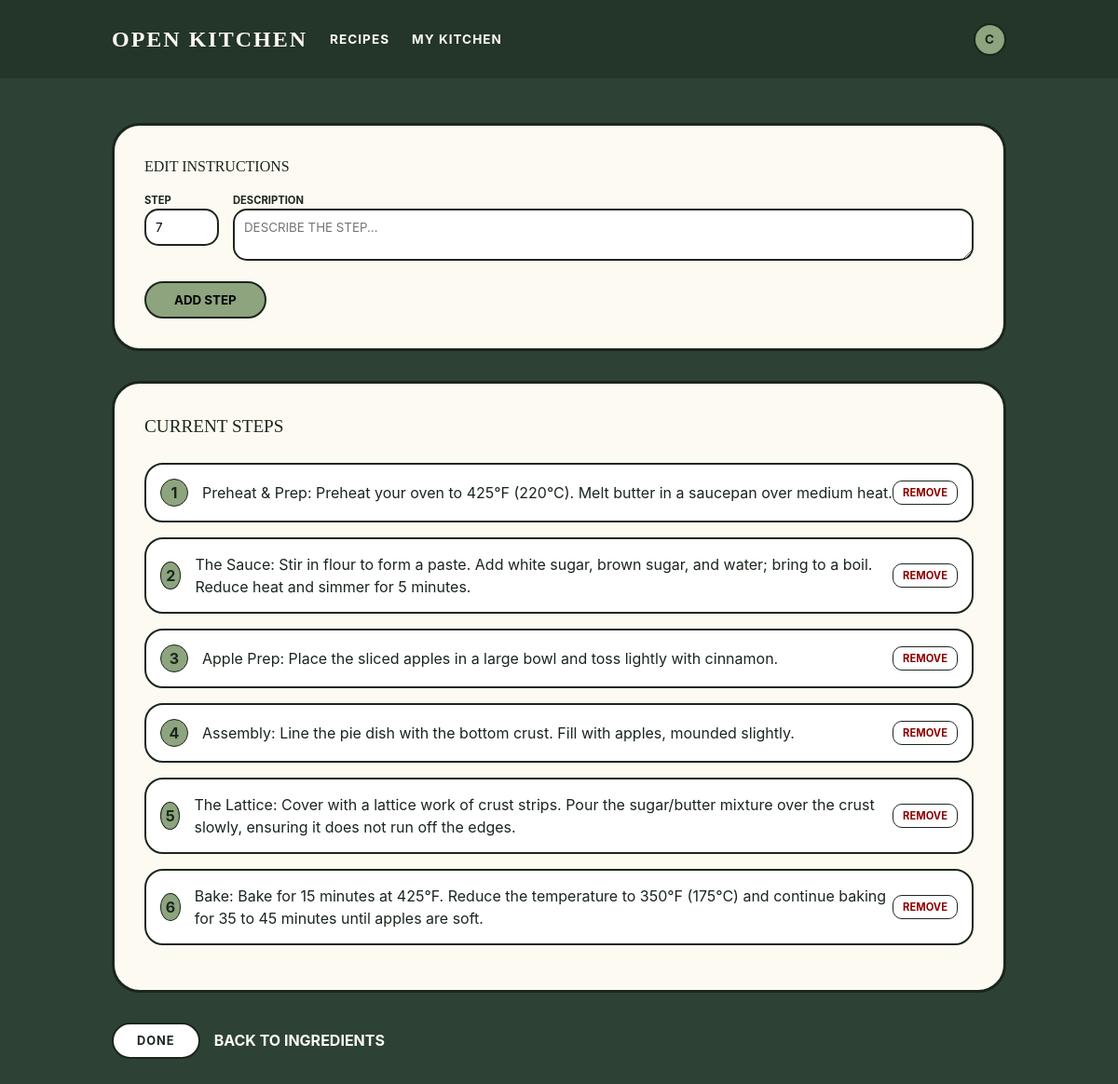
Before: /recipes/6/instructions (signed in) with the older database file.
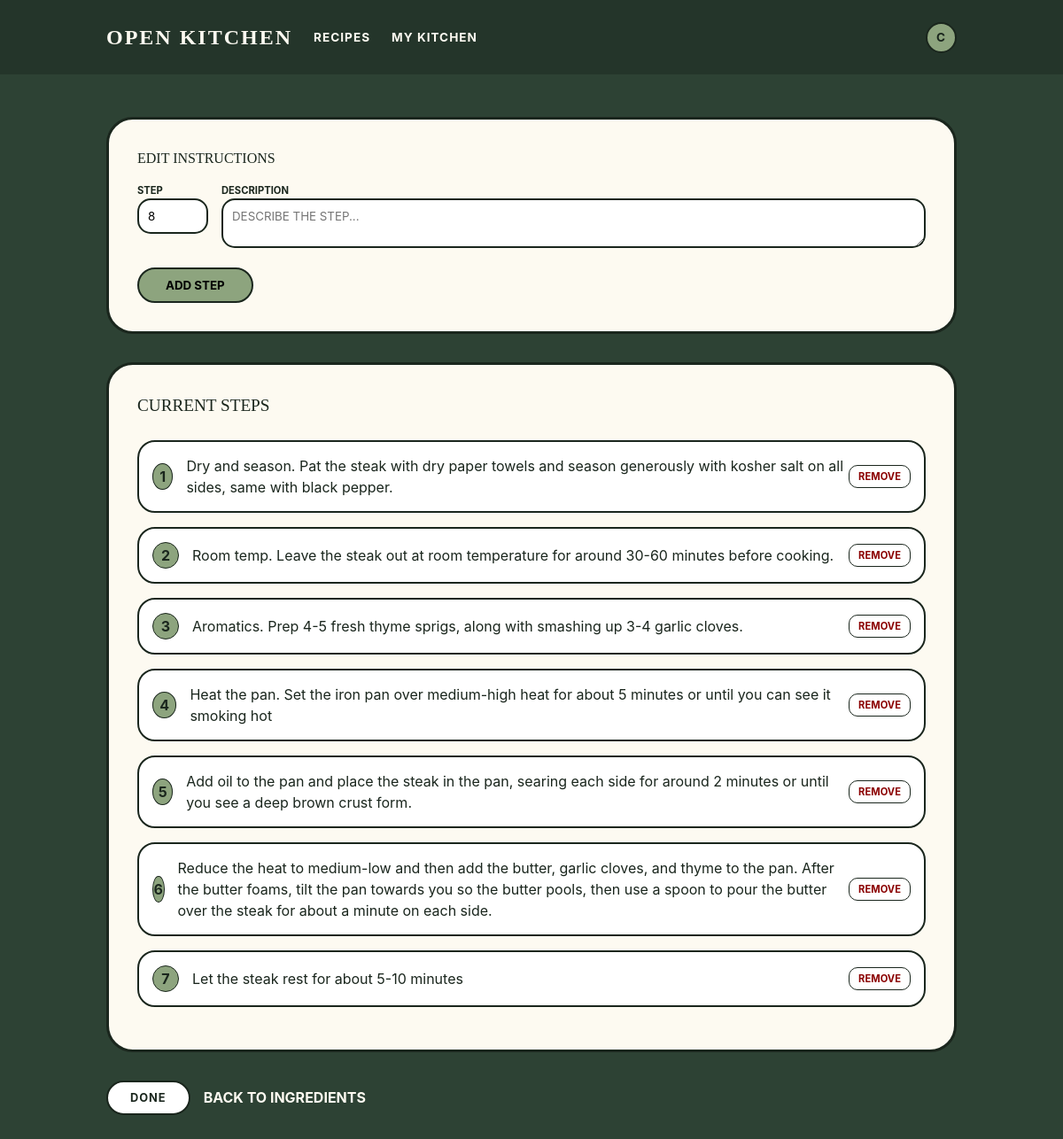
After: the same page with the newer database file.
### tables this page shows
CREATE TABLE instructions (
    id INTEGER PRIMARY KEY AUTOINCREMENT,
    recipe_id INTEGER NOT NULL,
    step_number INTEGER NOT NULL,
    content TEXT NOT NULL,
    FOREIGN KEY (recipe_id) REFERENCES recipes(id) ON DELETE CASCADE
);

### app/recipes.py (the view, shortened to what this page needs)
@bp.route('/<int:id>/instructions', methods=('GET', 'POST'))
@login_required
def edit_instructions(id):
    recipe = Recipe.get_by_id(id)
    if recipe is None or recipe['author_id'] != g.user['id']:
        flash('Recipe not found or access denied.')
        return redirect(url_for('recipes.index'))
    instructions = Instruction.get_by_recipe(id)
    return render_template('recipes/edit_instructions.html',
                         recipe=recipe,
                         instructions=instructions)

### app/auth.py (called while the page is built)
@bp.before_app_request
def load_logged_in_user():
    user_id = session.get('user_id')
    if user_id is None:
        g.user = None
    else:
        g.user = User.get_by_id(user_id)

def login_required(view):
    @functools.wraps(view)
    def wrapped_view(**kwargs):
        if g.user is None:
            return redirect(url_for('auth.login'))
        return view(**kwargs)
    return wrapped_view

### app/db.py (called while the page is built)
def get_db():
    if 'db' not in g:
        g.db = sqlite3.connect(
            current_app.config['DATABASE'],
            detect_types=sqlite3.PARSE_DECLTYPES
        )
        g.db.row_factory = sqlite3.Row
        g.db.execute('PRAGMA foreign_keys = ON')
    return g.db

### app/models/recipe.py (called while the page is built)
    @staticmethod
    def get_by_id(recipe_id):
        db = get_db()
        return db.execute(
            'SELECT r.*, u.username as author_name '
            'FROM recipes r JOIN users u ON r.author_id = u.id '
            'WHERE r.id = ?',
            (recipe_id,)
        ).fetchone()

    @staticmethod
    def get_by_recipe(recipe_id):
        db = get_db()
        return db.execute(
            'SELECT * FROM instructions WHERE recipe_id = ? ORDER BY step_number',
            (recipe_id,)
        ).fetchall()

### app/templates/recipes/edit_instructions.html (shortened to what this page needs)
{% extends 'base.html' %}
{% block content %}
<div class="form-card" style="background-color: var(--cream); border: 3px solid var(--border-dark); border-radius: 30px; padding: 2rem; margin-bottom: 2rem;">
    <h1 style="font-family: 'Georgia', serif; text-transform: uppercase;">Edit Instructions</h1>
    <form method="post" class="mt-4">
        <div style="display: flex; gap: 15px; align-items: flex-start;">
            <div style="flex: 0 0 80px;">
                <label style="display: block; font-weight: bold; font-size: 0.7rem;">STEP</label>
                <input type="number" name="step_number" value="{{ (instructions|length) + 1 }}" style="width: 100%; border: 2px solid var(--border-dark); border-radius: 15px; padding: 10px;">
            </div>
            <div style="flex: 1;">
                <label style="display: block; font-weight: bold; font-size: 0.7rem;">DESCRIPTION</label>
                <textarea name="content" placeholder="DESCRIBE THE STEP..." style="width: 100%; border: 2px solid var(--border-dark); border-radius: 15px; padding: 10px;" required></textarea>
            </div>
        </div>
        <button type="submit" style="margin-top: 1rem; background-color: var(--pill-green); border: 2px solid var(--border-dark); border-radius: 50px; padding: 10px 30px; font-weight: bold; cursor: pointer;">ADD STEP</button>
    </form>
</div>
{% if instructions %}
<div class="form-card" style="background-color: var(--cream); border: 3px solid var(--border-dark); border-radius: 30px; padding: 2rem;">
    <h2 style="font-family: 'Georgia', serif; text-transform: uppercase; font-size: 1.2rem; margin-bottom: 1.5rem;">Current Steps</h2>
    {% for step in instructions %}
    <div style="background-color: white; border: 2px solid var(--border-dark); border-radius: 20px; padding: 15px; margin-bottom: 1rem; display: flex; justify-content: space-between; align-items: center;">
        <div style="display: flex; gap: 15px; align-items: center;">
            <span style="background-color: var(--pill-green); width: 30px; height: 30px; border-radius: 50%; display: flex; align-items: center; justify-content: center; font-weight: bold; border: 1px solid var(--border-dark);">{{ step.step_number }}</span>
            <span>{{ step.content }}</span>
        </div>
        <form method="post" action="{{ url_for('recipes.delete_instruction', id=step.id) }}">
            <button type="submit" style="background: none; border: 1px solid var(--border-dark); border-radius: 10px; padding: 5px 10px; font-size: 0.7rem; font-weight: bold; cursor: pointer; color: #8b0000;">REMOVE</button>
        </form>
    </div>
    {% endfor %}
</div>
{% endif %}
<div style="margin-top: 2rem; display: flex; gap: 15px;">
    <a href="{{ url_for('recipes.view', id=recipe.id) }}" class="btn-pill is-white">DONE</a>
    <a href="{{ url_for('recipes.edit_ingredients', id=recipe.id) }}" style="text-decoration: none; color: var(--cream); font-weight: bold; align-self: center;">BACK TO INGREDIENTS</a>
</div>
{% endblock %}

Changed rows visible on the page:
removed instructions: step_number "2", content "The Sauce: Stir in flour to form a paste. Add white sugar, brown sugar, and water; bring to a boil. Reduce heat and simmer for 5 minutes."
changed instructions: content "Preheat & Prep: Preheat your oven to 425°F (220°C). Melt butter in a saucepan over medium heat." → "Dry and season. Pat the steak with dry paper towels and season generously with kosher salt on all sides, same with black pepper."
changed instructions: step_number "3" → "2"; content "Apple Prep: Place the sliced apples in a large bowl and toss lightly with cinnamon." → "Room temp. Leave the steak out at room temperature for around 30-60 minutes before cooking."
changed instructions: step_number "4" → "3"; content "Assembly: Line the pie dish with the bottom crust. Fill with apples, mounded slightly." → "Aromatics. Prep 4-5 fresh thyme sprigs, along with smashing up 3-4 garlic cloves."
changed instructions: step_number "5" → "4"; content "The Lattice: Cover with a lattice work of crust strips. Pour the sugar/butter mixture over the crust slowly, ensuring it does not run off the edges." → "Heat the pan. Set the iron pan over medium-high heat for about 5 minutes or until you can see it smoking hot"
changed instructions: step_number "6" → "5"; content "Bake: Bake for 15 minutes at 425°F. Reduce the temperature to 350°F (175°C) and continue baking for 35 to 45 minutes until apples are soft." → "Add oil to the pan and place the steak in the pan, searing each side for around 2 minutes or until you see a deep brown crust form."
added instructions: step_number "6", content "Reduce the heat to medium-low and then add the butter, garlic cloves, and thyme to the pan. After the butter foams, tilt the pan towards you so the butter pools, then use a spoon to pour the butter over the steak for about a minute on each side."
added instructions: step_number "7", content "Let the steak rest for about 5-10 minutes"
Other visible differences:
form field step_number: "7" → "8"
